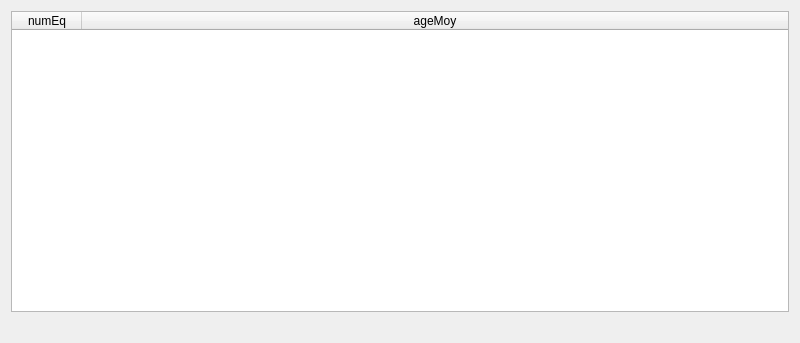
<?xml version="1.0" encoding="UTF-8"?>
<ui version="4.0">
 <class>fct_part2_1</class>
 <widget class="QDialog" name="fct_part2_1">
  <property name="geometry">
   <rect>
    <x>0</x>
    <y>0</y>
    <width>800</width>
    <height>343</height>
   </rect>
  </property>
  <property name="windowTitle">
   <string>Sportifs d'un pays et un équipe</string>
  </property>
  <layout class="QVBoxLayout" name="verticalLayout">
   <item>
    <widget class="QTableWidget" name="table_fct_part2_1">
     <attribute name="horizontalHeaderDefaultSectionSize">
      <number>70</number>
     </attribute>
     <attribute name="horizontalHeaderMinimumSectionSize">
      <number>50</number>
     </attribute>
     <attribute name="horizontalHeaderStretchLastSection">
      <bool>true</bool>
     </attribute>
     <attribute name="verticalHeaderVisible">
      <bool>false</bool>
     </attribute>
     <column>
      <property name="text">
       <string>numEq</string>
      </property>
     </column>
     <column>
      <property name="text">
       <string>ageMoy</string>
      </property>
     </column>
    </widget>
   </item>
   <item>
    <widget class="QLabel" name="label_fct_part2_1">
     <property name="text">
      <string/>
     </property>
     <property name="alignment">
      <set>Qt::AlignCenter</set>
     </property>
    </widget>
   </item>
  </layout>
 </widget>
 <resources/>
 <connections/>
 <slots>
  <slot>refreshResult()</slot>
 </slots>
</ui>
